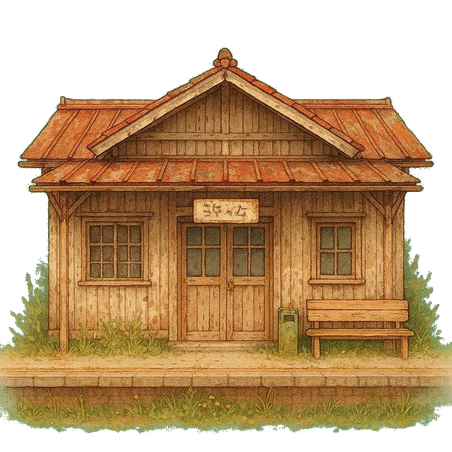
#> input picture assets/station_stage0.png, 452 x 452 px, shrunk from 810 x 810 before the run, given in place of 09eeaa0-da04-49a5-9770-5f3b2a698f70-removebg-preview (1).png, which was not available
$ python process_stage6.py
#> lines starting #> are read from the running program, lines starting #| are printed output that depends on the picture
"""Stage6 画像: 透過済み画像から αクリーン + タイトクロップ。"""
from pathlib import Path
from PIL import Image

SRC = Path(r"C:\Users\teset\Downloads\_c09eeaa0-da04-49a5-9770-5f3b2a698f70-removebg-preview (1).png")
OUT_FINAL = Path(r"D:\ゲーム制作\station-builder\assets\station_stage6.png")

print(f"loading {SRC}")
src = Image.open(SRC).convert("RGBA")
#> src is the input picture: PIL image 452x452 RGBA; mean R, G, B, A 108.7, 78.4, 42.1, 167.6
print(f"size: {src.size}")
#| size: (452, 452)

print("alpha threshold...")
pixels = src.load()
w, h = src.size
#> w = 452; h = 452
for y in range(h):
    for x in range(w):
        r, g, b, a = pixels[x, y]
        if a < 30:
            pixels[x, y] = (0, 0, 0, 0)

print("tight cropping...")
bbox = src.getbbox()
#> bbox = (0, 47, 452, 434)
print(f"bbox: {bbox}")
#| bbox: (0, 47, 452, 434)
cropped = src.crop(bbox) if bbox else src
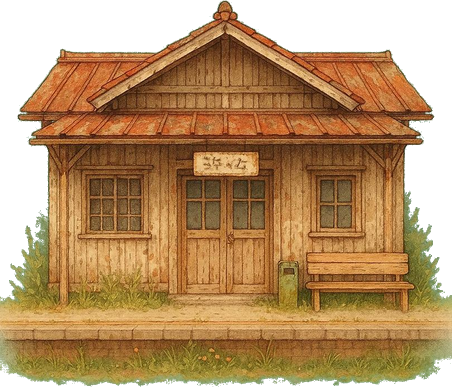
#> cropped: PIL image 452x387 RGBA; mean R, G, B, A 125.1, 89.5, 47.6, 195.6; transparent parts drawn white

cropped.save(OUT_FINAL)
print(f"saved {OUT_FINAL} size={cropped.size}")
#| saved D:\ゲーム制作\station-builder\assets\station_stage6.png size=(452, 387)

$ run again, on assets/station_stage5.png
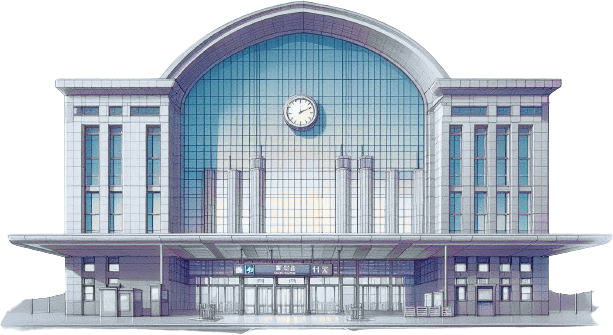
#> input picture assets/station_stage5.png, 613 x 335 px, given in place of 09eeaa0-da04-49a5-9770-5f3b2a698f70-removebg-preview (1).png, which was not available
#> src is the input picture: PIL image 613x335 RGBA; mean R, G, B, A 104.8, 113.3, 123.9, 176.5
#| size: (613, 335)
#> bbox = (0, 0, 613, 334)
#| bbox: (0, 0, 613, 334)
#> `cropped = src.crop(bbox) if bbox else src`:
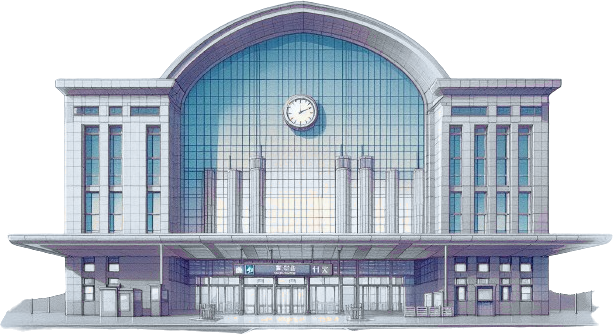
#> cropped: PIL image 613x334 RGBA; mean R, G, B, A 104.7, 113.3, 123.9, 177; transparent parts drawn white
#| saved D:\ゲーム制作\station-builder\assets\station_stage6.png size=(613, 334)
